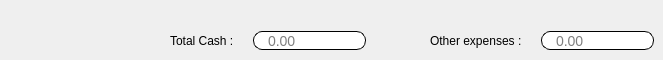
               <widget class="QWidget" name="tab_4">
                <attribute name="title">
                 <string>Combined Counter</string>
                </attribute>
                <widget class="QWidget" name="layoutWidget">
                 <property name="geometry">
                  <rect>
                   <x>170</x>
                   <y>30</y>
                   <width>196</width>
                   <height>21</height>
                  </rect>
                 </property>
                 <layout class="QHBoxLayout" name="horizontalLayout_4">
                  <item>
                   <widget class="QLabel" name="label_15">
                    <property name="text">
                     <string>Total Cash : </string>
                    </property>
                    <property name="buddy">
                     <cstring>r_total_cash</cstring>
                    </property>
                   </widget>
                  </item>
                  <item>
                   <widget class="QLineEdit" name="r_total_cash">
                    <property name="minimumSize">
                     <size>
                      <width>113</width>
                      <height>19</height>
                     </size>
                    </property>
                    <property name="maximumSize">
                     <size>
                      <width>113</width>
                      <height>19</height>
                     </size>
                    </property>
                    <property name="styleSheet">
                     <string notr="true">QLineEdit#r_total_cash{
   background-color:#FFFFFF;
   padding-left:12px;
   padding_right:7px;
   border-style:outset;
   border-width:1px;
   border-radius:9px;
   border-color:#000000;
   color:black;
   font: 14px;
}</string>
                    </property>
                    <property name="placeholderText">
                     <string>0.00</string>
                    </property>
                   </widget>
                  </item>
                 </layout>
                </widget>
                <widget class="QWidget" name="layoutWidget_2">
                 <property name="geometry">
                  <rect>
                   <x>430</x>
                   <y>30</y>
                   <width>224</width>
                   <height>21</height>
                  </rect>
                 </property>
                 <layout class="QHBoxLayout" name="horizontalLayout_5">
                  <item>
                   <widget class="QLabel" name="label_16">
                    <property name="text">
                     <string>Other expenses : </string>
                    </property>
                    <property name="buddy">
                     <cstring>r_other_cash</cstring>
                    </property>
                   </widget>
                  </item>
                  <item>
                   <widget class="QLineEdit" name="r_other_cash">
                    <property name="minimumSize">
                     <size>
                      <width>113</width>
                      <height>19</height>
                     </size>
                    </property>
                    <property name="maximumSize">
                     <size>
                      <width>113</width>
                      <height>19</height>
                     </size>
                    </property>
                    <property name="styleSheet">
                     <string notr="true">QLineEdit#r_other_cash{
   background-color:#FFFFFF;
   padding-left:12px;
   padding_right:7px;
   border-style:outset;
   border-width:1px;
   border-radius:9px;
   border-color:#000000;
   color:black;
   font: 14px;
}</string>
                    </property>
                    <property name="placeholderText">
                     <string>0.00</string>
                    </property>
                   </widget>
                  </item>
                 </layout>
                </widget>
               </widget>
